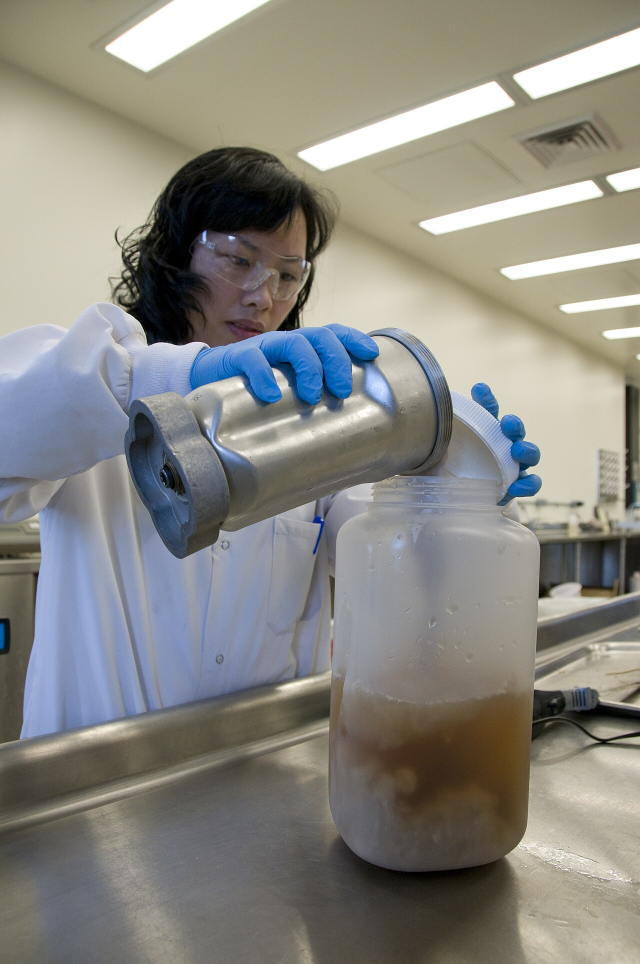
#> input picture data/test/t01_fda_lab_full_ppe.jpg, 1280 x 1927 px (shown at 1/2 size); its folder holds only this picture in this run
$ python dedup_phash.py
#> lines starting #> are read from the running program, lines starting #| are printed output that depends on the picture
#!/usr/bin/env python
# -*- coding: utf-8 -*-
"""
dedup_phash.py —— 全库近重复（pHash）检测与去重清单

背景：按文件名家族（.rf. 之前）去重只能处理"同一原图的增强副本"，
     而不同来源（dataset1/dataset2/labcoat_si/ppes…）里可能存在**视觉上几乎相同**的图，
      文件名完全不同，家族去重抓不到。这类重复会：
        1. 让训练集虚高、模型过拟合这几张图
        2. 若一张在 train、另一张在 valid/test → 评估结果虚高（数据泄漏）

方法：
  - 每图算 64 位 pHash（32x32 灰度 DCT 低频 8x8，去直流后中位数二值化）
  - 4 段 16 位 LSH 分桶取候选对，再精确算汉明距离
  - 并查集聚类，输出重复组报告 + 可选的剔除清单

用法:
    python tools/dedup_phash.py                                  # 全库，阈值 6
    python tools/dedup_phash.py --class mask                     # 只看含 mask 框的图
    python tools/dedup_phash.py --thr 4 --report data/xxx.txt    # 更严格阈值
"""
from __future__ import annotations

import argparse
from collections import Counter, defaultdict
from pathlib import Path

import cv2
import numpy as np

ROOT = Path(__file__).resolve().parent.parent
DS = ROOT / "data" / "lab_ppe"
NAMES = ["mask", "gloves", "lab_coat", "goggles"]
SPLITS = ["train", "valid", "test"]


def imread_unicode(p: Path):
    try:
        return cv2.imdecode(np.fromfile(str(p), dtype=np.uint8), cv2.IMREAD_COLOR)
#> returned value is the input picture: shape (1927, 1280, 3); mean B, G, R 129.7, 135.9, 137.1
    except Exception:
        return None


def phash(img, hash_size: int = 8, highfreq_factor: int = 4) -> int:
#> called with hash_size = 8, highfreq_factor = 4
    size = hash_size * highfreq_factor
    gray = cv2.cvtColor(cv2.resize(img, (size, size), interpolation=cv2.INTER_AREA), cv2.COLOR_BGR2GRAY)
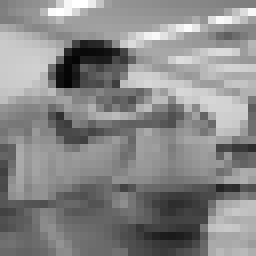
#> gray: shape (32, 32) (shown 8 times larger); min 4, max 255, mean 135.6
    dct = cv2.dct(np.float32(gray))
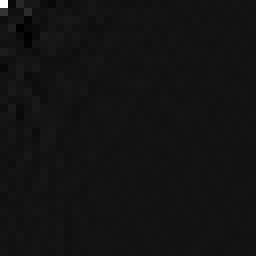
#> dct: shape (32, 32) float32 (shown 8 times larger); min -347.8, max 4339.1, mean 4.1; drawn with min black and max white
    low = dct[:hash_size, :hash_size].flatten()
#> low = 64 values, max 4339.1 at index 0, min -347.8 at index 35, mean 68.02
    med = np.median(low[1:])  # 去掉直流分量
#> med = -15.44
    bits = (low > med).astype(np.uint64)
#> bits = 64 values, max 1 at index 0, min 0 at index 1, mean 0.5
    h = 0
    for b in bits:
        h = (h << 1) | int(b)
#> this loop made 64 passes
#> (b, h) on passes 2 to 13: (0, 2), (1, 5), (1, 11), (1, 23), (0, 46), (0, 92), (1, 185), (1, 371), (0, 742), (0, 1484), (1, 2969), (0, 5938)
#> h on pass 1: 1
#> after the loop, h = 13371868727923951160
    return h


def hamming(a: int, b: int) -> int:
    return bin(a ^ b).count("1")


class DSU:
    def __init__(self, n):
        self.p = list(range(n))

    # [10 lines left out: functions find, union, not called in this run]


def main() -> int:
    ap = argparse.ArgumentParser()
    ap.add_argument("--root", default=str(DS),
                    help="数据集根目录（默认 data/lab_ppe，项目布局 <root>/images/<split>；"
                         "也支持 raw 布局 <root>/<split>/images）")
    ap.add_argument("--names", default="",
                    help="类别名（逗号分隔），默认项目四类 mask,gloves,lab_coat,goggles")
    ap.add_argument("--exclude", default="",
                    help="剔除清单（每行 <split>/<文件名>，可带 tab 原因），扫描时跳过")
    ap.add_argument("--class", dest="cls", default="", help="只看含该类框的图（mask/gloves/lab_coat/goggles 或 id）")
    ap.add_argument("--thr", type=int, default=6, help="pHash 汉明距离阈值（越小越严格，默认 6）")
    ap.add_argument("--keep", type=int, default=1, help="每组最多保留几张代表（默认 1）")
    ap.add_argument("--report", default="", help="报告输出路径")
    ap.add_argument("--index", default="", help="输出剔除索引（给 remove_bad_images.py）")
    args = ap.parse_args()

    root = Path(args.root)
    names = [n.strip() for n in args.names.split(",") if n.strip()] or list(NAMES)

    def label_of(sp: str, name: str) -> Path:
        """兼容两种布局定位标注文件。"""
        stem = Path(name).stem
        raw = root / sp / "labels" / (stem + ".txt")
        if raw.exists():
            return raw
        return root / "labels" / sp / (stem + ".txt")

    want_cid = None
    if args.cls:
        tok = args.cls.strip().lower()
        want_cid = int(tok) if tok.isdigit() else names.index(tok)

    excluded: set[str] = set()
    if args.exclude:
        for ln in Path(args.exclude).read_text(encoding="utf-8").splitlines():
            ln = ln.strip()
            if ln and not ln.startswith("#"):
                excluded.add(ln.split("\t")[0].strip())

    items: list[tuple[str, str, Path, list[int]]] = []  # (split, 文件名, path, class_ids)
    for sp in SPLITS:
        idir = root / "images" / sp
        if not idir.is_dir():                       # raw 数据集布局
            idir = root / sp / "images"
        if not idir.is_dir():
            continue
        for ip in sorted(idir.iterdir()):
            if ip.suffix.lower() not in {".jpg", ".jpeg", ".png", ".bmp", ".webp"}:
                continue
            if f"{sp}/{ip.name}" in excluded:
                continue
            lp = label_of(sp, ip.name)
            cids: list[int] = []
            if lp.exists():
                for ln in lp.read_text(encoding="utf-8").splitlines():
                    if ln.strip():
                        cids.append(int(float(ln.split()[0])))
            if want_cid is not None and want_cid not in cids:
                continue
            items.append((sp, ip.name, ip, cids))

    print(f"[扫描] {len(items)} 张图（{'全部类别' if want_cid is None else names[want_cid]}），计算 pHash…")
    hashes = []
    for i, (sp, stem, ip, cids) in enumerate(items):
        img = imread_unicode(ip)
        hashes.append(phash(img) if img is not None else None)
        if (i + 1) % 4000 == 0:
            print(f"  {i+1}/{len(items)}")

    # LSH 分桶找候选
    buckets: dict[tuple[int, int], list[int]] = defaultdict(list)
    for i, h in enumerate(hashes):
        if h is None:
            continue
        for band in range(4):
            buckets[(band, (h >> (band * 16)) & 0xFFFF)].append(i)
#> this loop made 1 pass
#> h on pass 1: 13371868727923951160

    # 严格聚类：每张图只与"已确认为代表"的图比较，杜绝 A~B~C 传递链把
    # 同一场景的不同帧误并成一组（union-find 会链式漂移）。
    # 用 numpy 向量化 popcount 加速。
    POP = np.array([bin(i).count("1") for i in range(1 << 16)], dtype=np.uint8)

    # [7 lines left out: function dist_to_reps, not called in this run]

    order = [i for i in range(len(items)) if hashes[i] is not None]
#> order = [0]
    rep_arr = np.empty(0, dtype=np.uint64)
    rep_idx: list[int] = []
    assign: dict[int, int] = {}  # img_idx -> rep_idx（重复图 -> 代表图）
    for i in order:
        h = hashes[i]
        if rep_arr.size == 0:
            rep_arr = np.array([np.uint64(h)], dtype=np.uint64)
            rep_idx.append(i)
            assign[i] = i
            continue
        d = dist_to_reps(h, rep_arr)
        j = int(d.argmin())
        if int(d[j]) <= args.thr:
            assign[i] = rep_idx[j]
        else:
            rep_arr = np.append(rep_arr, np.uint64(h))
            rep_idx.append(i)
            assign[i] = i
#> this loop made 1 pass
#> (h, rep_arr) on pass 1: (13371868727923951160, [13371868727923951160])
#> after the loop, assign = {0: 0}; rep_idx = [0]

    groups: dict[int, list[int]] = defaultdict(list)
    for i in order:
        groups[assign[i]].append(i)
#> this loop made 1 pass

    # 标注感知二次分桶：pHash 只看画面整体，同机位不同人位的帧也会被并到一组；
    # 检测任务的"真冗余"要求框也基本重合。每组内部再按标注相似度细分。
    def boxes_of(idx: int) -> list[tuple[int, float, float, float, float]]:
        lp = label_of(items[idx][0], items[idx][1])
        outb = []
        if lp.exists():
            for ln in lp.read_text(encoding="utf-8").splitlines():
                p = ln.split()
                if len(p) >= 5:
                    c, xc, yc, w, h = int(float(p[0])), *map(float, p[1:5])
                    outb.append((c, xc - w / 2, yc - h / 2, xc + w / 2, yc + h / 2))
        return outb

    # [28 lines left out: function ann_similar, not called in this run]

    final_groups: dict[int, list[int]] = defaultdict(list)
    n_split = 0
    for gkey, members in groups.items():
        subs: list[tuple[list, list[int]]] = []
        for i in members:
            bx = boxes_of(i)
            placed = False
            for sbx, sidx in subs:
                if ann_similar(bx, sbx):
                    sidx.append(i)
                    placed = True
                    break
            if not placed:
                subs.append((bx, [i]))
        if len(subs) > 1:
            n_split += len(subs) - 1
        for _, sidx in subs:
            final_groups[gkey if len(subs) == 1 else id(sidx)] = sidx
#> after the loop, final_groups = {0: [0]}; n_split = 0; sidx = [0]
    dup_groups = {k: v for k, v in final_groups.items() if len(v) > 1}
#> dup_groups = 0 items

    n_dup_imgs = sum(len(v) for v in dup_groups.values())
#> n_dup_imgs = 0
    n_extra = n_dup_imgs - len(dup_groups)
#> n_extra = 0

    # 跨 split 泄漏统计
    leak_groups = 0
    leak_imgs = 0
    for v in dup_groups.values():
        sps = {items[i][0] for i in v}
        if len(sps) > 1:
            leak_groups += 1
            leak_imgs += len(v)
#> this loop made 0 passes
#> after the loop, leak_groups = 0; leak_imgs = 0

    out: list[str] = []
    add = out.append
    add(f"# 近重复（pHash）检测报告 —— 阈值 汉明距离 <= {args.thr}")
    add(f"# 扫描图片: {len(items)}  重复组: {len(dup_groups)}  涉及图片: {n_dup_imgs}  可精简: {n_extra}")
    add(f"# 其中跨 split 组（泄漏风险）: {leak_groups} 组 / {leak_imgs} 张")
    add("")
    sizes = Counter(len(v) for v in dup_groups.values())
#> sizes = 0 items
    add("## 组规模分布")
    for k in sorted(sizes, reverse=True):
        add(f"  组内 {k} 张: {sizes[k]} 组")
    add("")
    add("## 重复组明细（每组只列前 6 张）")
    idx_lines: list[str] = []
    n = 0
    for gi, (gkey, v) in enumerate(sorted(dup_groups.items(), key=lambda kv: -len(kv[1])), 1):
        sps = Counter(items[i][0] for i in v)
        tag = "  <<< 跨split泄漏" if len(sps) > 1 else ""
        add(f"[组{gi}] {len(v)} 张  splits={dict(sps)}{tag}")
        # 保留策略：优先 train（保证训练量）→ 框数最多 → 名字最短
        v_sorted = sorted(v, key=lambda i: (items[i][0] != "train", -len(items[i][3]), len(items[i][1])))
        keep_n = max(1, args.keep)
        keep = v_sorted[0]
        add(f"    保留: {items[keep][0]}/{items[keep][1]}  ({len(items[keep][3])} 框)")
        for extra in v_sorted[1:keep_n]:
            add(f"    保留: {items[extra][0]}/{items[extra][1]}  ({len(items[extra][3])} 框)")
        for i in v_sorted[keep_n:]:
            add(f"    剔除: {items[i][0]}/{items[i][1]}  ({len(items[i][3])} 框)")
            n += 1
            idx_lines.append(f"{n}\t{items[i][0]}/{items[i][1]}\tdup:phash")
#> after the loop, idx_lines = []; n = 0

    # 导出前 3 大组的前 40 张（带框拼版验证用）
    top3 = sorted(dup_groups.values(), key=len, reverse=True)[:3]
#> top3 = []
    for rank, g in enumerate(top3, 1):
        lines = [f"{items[i][0]}/{items[i][2].name}\tdup_g{rank}" for i in sorted(g)[:40]]
        Path(ROOT / "data" / f"_top{rank}_sheet.txt").write_text("# 验证用\n" + "\n".join(lines) + "\n", encoding="utf-8")

    report = Path(args.report) if args.report else (ROOT / "data" / "phash_dedup_report.txt")
    report.write_text("\n".join(out) + "\n", encoding="utf-8")
    print("\n".join(out[:14]))
    print(f"\n[报告] {report}")

    if args.index and idx_lines:
        ip = Path(args.index)
        ip.write_text("# pHash 近重复剔除清单（每组保留 1 张）\n" + "\n".join(idx_lines) + "\n", encoding="utf-8")
        print(f"[剔除索引] {ip}  ({len(idx_lines)} 张)")
    print(f"  代表图数: {len(rep_idx)}")
#|   代表图数: 1
    return 0


if __name__ == "__main__":
    raise SystemExit(main())
#> (the program exits here)
